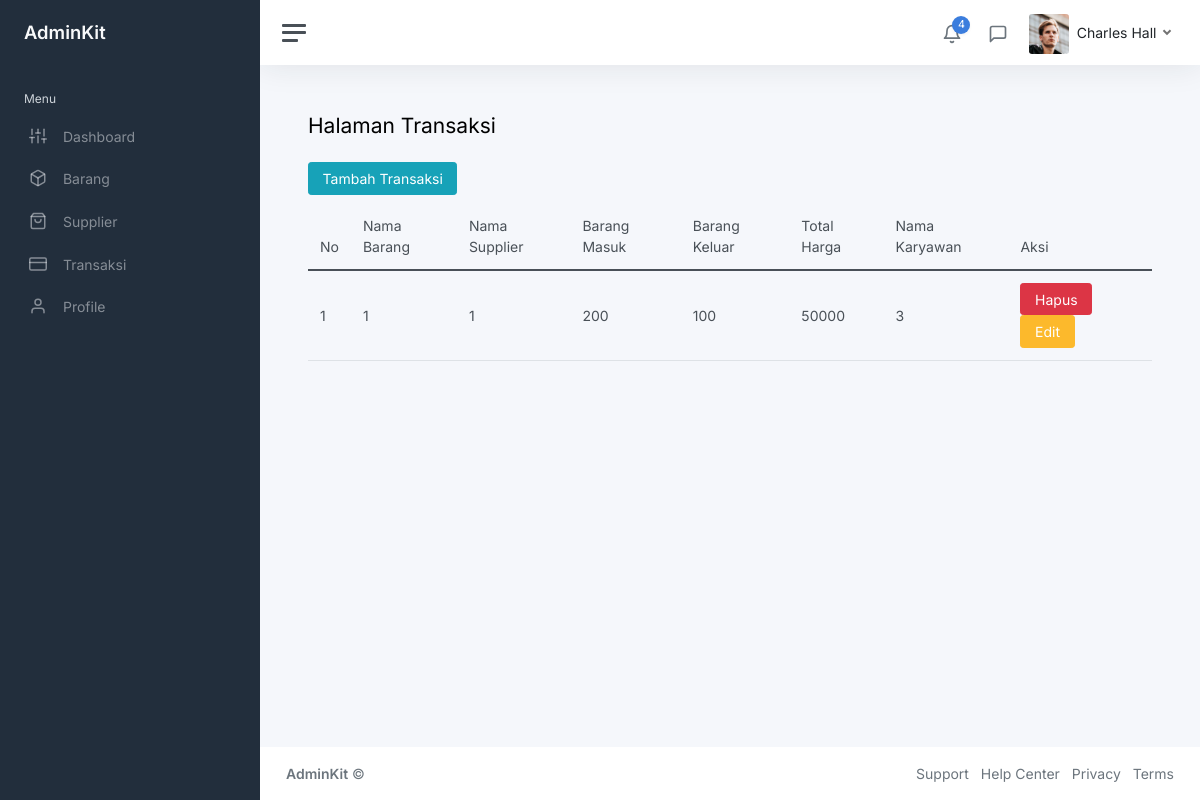
/index.php/transaksi, run on the app's committed database.
### tables this page shows
CREATE TABLE `transaksi` (
  `id_transaksi` int(11) NOT NULL,
  `barang` int(11) NOT NULL,
  `supplier` int(11) NOT NULL,
  `barang_masuk` int(10) NOT NULL,
  `barang_keluar` int(10) NOT NULL,
  `total_harga` int(10) NOT NULL,
  `pegawai` int(11) NOT NULL
);

### application/controllers/Transaksi.php (called while the page is built, shortened)
<?php
class Transaksi extends CI_Controller
{
    public function __construct()
    {
        $this->load->model('Transaksi_model');
        $this->load->model('Supplier_model');
        $this->load->model('Barang_model');
        $this->load->model('Pegawai_model');
    }
    public function index()
    {
        $data['judul3'] = "Halaman Transaksi";
        $data['user'] = $this->db->get_where('user', ['email' => $this->session->userdata('email')])->row_array();
        $data['transaksi'] = $this->Transaksi_model->get();
        $this->load->view("layout/header", $data);
        $this->load->view("transaksi/vw_transaksi", $data);
        $this->load->view("layout/footer");
    }
}

### index.php (called while the page is built, shortened)
<?php
require_once BASEPATH.'core/CodeIgniter.php';

### application/models/Transaksi_model.php (called while the page is built, shortened)
<?php
class Transaksi_model extends CI_Model
{
    public $table = 'transaksi';
    public function get()
    {
        $this->db->from($this->table);
        $query = $this->db->get();
        return $query->result_array();
    }
}

### application/views/transaksi/vw_transaksi.php (the view)
<main class="content">
    <div class="container-fluid p-0">
        <h1 class="h3 mb-4 text-gray-800"><?php echo $judul3; ?></h1>
        <div class="row">
            <div class="col-md-6"><a href="<?= base_url('Transaksi/Tambah') ?>"
                    class="btn btn-info mb-2">Tambah Transaksi</a></div>
            <div class="col-md-12">
                <table class="table">
                    <thead>
                        <tr>
                            <td>No</td>
                            <td>Nama Barang</td>
                            <td>Nama Supplier</td>
                            <td>Barang Masuk</td>
                            <td>Barang Keluar</td>
                            <td>Total Harga</td>
                            <td>Nama Karyawan</td>
                            <td>Aksi</td>
                        </tr>
                    </thead>
                    <tbody>
                        <?php $i = 1; ?>
                        <?php foreach ($transaksi as $us) : ?>
                        <tr>
                            <td><?= $i; ?></td>
                            <td><?= $us['barang']; ?></td>
                            <td><?= $us['supplier']; ?></td>
                            <td><?= $us['barang_masuk']; ?></td>
                            <td><?= $us['barang_keluar']; ?></td>
                            <td><?= $us['total_harga']; ?></td>
                            <td><?= $us['pegawai']; ?></td>
                            <td>
                                <a href="<?= base_url('Transaksi/hapus/') . $us['id_transaksi']; ?>"
                                    class="btn btn-danger">Hapus</a>
                                <a href="<?= base_url('Transaksi/edit/') . $us['id_transaksi']; ?>"
                                    class="btn btn-warning">Edit</a>
                            </td>
                        </tr>
                        <?php $i++; ?>
                        <?php endforeach; ?>
                    </tbody>
                </table>
            </div>
        </div>
    </div>
</main>

### data on the page
transaksi: barang "1", supplier "1", barang_masuk "200", barang_keluar "100", total_harga "50000", pegawai "3"

### other printed values
$judul3 "Halaman Transaksi"
